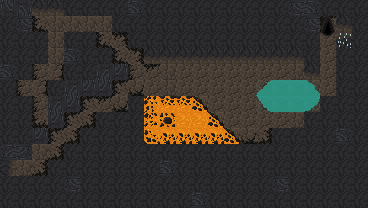

A 2D game scene composited from a Tiled map and its tileset images. What follows is a short description and the map's XML, with every tile layer's data as written:
An orthogonal 23x13 tile map with 16x16 px tiles, 2 tile layers (Tile Layer 1, Tile Layer 2), 2 tilesets and 6 objects (2x lava_blob, player_spawn, level_exit, slime_monster, rock).

<map version="1.10" tiledversion="1.10.2" orientation="orthogonal" renderorder="right-down" width="23" height="13" tilewidth="16" tileheight="16" infinite="0" nextlayerid="4" nextobjectid="16">
 <tileset firstgid="1" source="Dungeon_Tileset_v2.tsx" />
 <tileset firstgid="101" source="cave_crawler_v2.tsx" />
 <layer id="1" name="Tile Layer 1" width="23" height="13">
  <data encoding="csv">
536871108,3758096580,210,210,195,195,195,195,196,195,195,195,195,195,195,195,195,195,3221225668,196,195,195,195,
195,3221225668,1073742006,162,162,162,162,195,195,195,195,195,195,195,195,195,195,195,195,3221225668,182,210,195,
195,195,195,162,195,195,1073742006,2684354742,195,195,195,195,195,195,195,195,195,195,195,195,161,1073742034,195,
195,195,195,162,196,195,195,1073742006,2147483830,210,210,210,210,210,210,210,210,210,210,195,161,195,195,
196,195,177,176,195,195,1610612932,2684354756,177,179,162,161,161,161,161,161,161,161,162,210,161,195,195,
195,177,176,195,1610612932,2684354756,2684354756,182,178,161,162,161,161,161,161,161,167,167,167,167,161,195,195,
195,195,177,1610612932,2684354756,182,179,178,195,146,146,146,146,161,161,161,167,167,167,167,195,195,195,
195,195,1610612918,2684354756,182,3221225654,195,195,195,146,146,146,146,146,161,161,161,161,162,195,195,195,195,
195,195,2684354756,182,3221225654,195,195,195,195,146,146,146,146,146,146,178,3221225654,195,195,195,195,196,195,
2147483844,1073742020,162,3221225654,195,195,195,195,195,195,195,195,195,195,195,195,195,195,195,195,195,195,195,
1610612946,162,3221225654,195,195,195,195,195,195,195,196,195,195,195,195,195,195,195,195,195,195,195,195,
195,195,195,195,3221225668,195,195,195,195,195,195,195,195,195,195,195,195,3221225668,195,195,195,195,195,
195,195,195,195,195,195,195,195,195,195,195,195,196,195,195,195,195,195,195,195,195,195,195
</data>
 </layer>
 <layer id="3" name="Tile Layer 2" width="23" height="13">
  <data encoding="csv">
0,0,0,0,0,0,0,0,0,0,0,0,0,0,0,0,0,0,0,0,0,0,0,
0,0,0,0,0,0,0,0,0,0,0,0,0,0,0,0,0,0,0,0,166,0,0,
0,0,0,0,0,0,0,0,0,0,0,0,0,0,0,0,0,0,0,0,181,149,0,
0,0,0,0,0,0,0,0,0,0,0,0,0,0,0,0,0,0,0,0,0,0,0,
0,0,0,0,0,0,0,0,0,0,0,0,0,0,0,0,0,0,0,0,0,0,0,
0,0,0,0,0,0,0,0,0,0,0,0,0,0,0,0,193,0,0,194,0,0,0,
0,0,0,0,0,0,0,0,0,101,102,102,192,0,0,0,208,0,0,209,0,0,0,
0,0,0,0,0,0,0,0,0,116,117,0,0,192,0,0,0,0,0,0,0,0,0,
0,0,0,0,0,0,0,0,0,131,132,132,132,132,192,0,0,0,0,0,0,0,0,
0,0,0,0,0,0,0,0,0,0,0,0,0,0,0,0,0,0,0,0,0,0,0,
0,0,0,0,0,0,0,0,0,0,0,0,0,0,0,0,0,0,0,0,0,0,0,
0,0,0,0,0,0,0,0,0,0,0,0,0,0,0,0,0,0,0,0,0,0,0,
0,0,0,0,0,0,0,0,0,0,0,0,0,0,0,0,0,0,0,0,0,0,0
</data>
 </layer>
 <objectgroup id="2" name="Object Layer 1">
  <object id="1" name="player_spawn" x="43" y="18.6364">
   <point />
  </object>
  <object id="2" name="level_exit" x="329.038" y="25.2727">
   <point />
  </object>
  <object id="10" name="slime_monster" x="17.6667" y="172.333">
   <point />
  </object>
  <object id="11" name="lava_blob" x="155.205" y="113.193">
   <point />
  </object>
  <object id="12" name="lava_blob" x="192" y="128">
   <point />
  </object>
  <object id="14" name="rock" x="128" y="80">
   <point />
  </object>
 </objectgroup>
</map>
